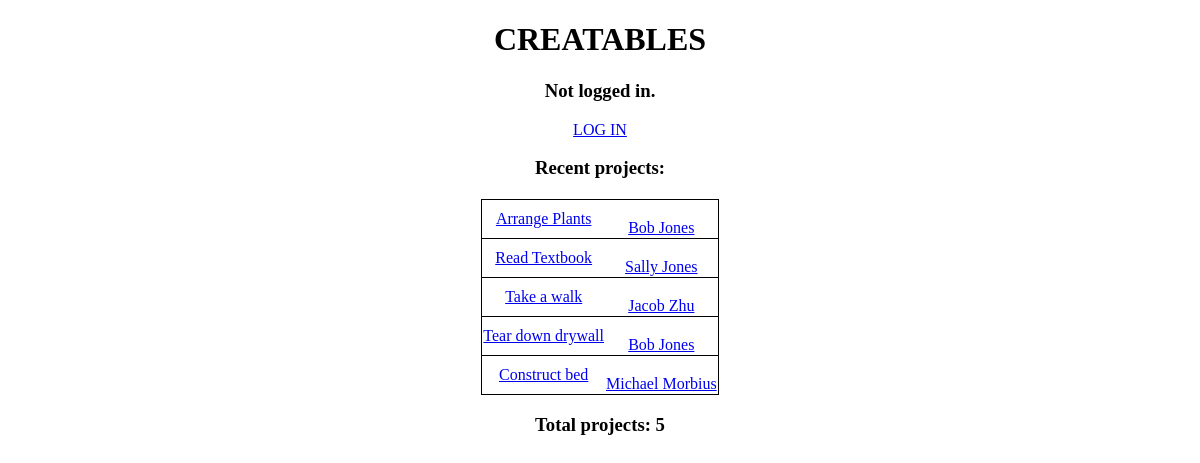
The page / on the database its author committed.
### tables this page shows
CREATE TABLE Projects_PostsProject (
    PID INTEGER PRIMARY KEY AUTO_INCREMENT,
    Name VARCHAR(60) NOT NULL,
    InstructionText VARCHAR(2500),
    Timestamp DATETIME DEFAULT CURRENT_TIMESTAMP,
    Username VARCHAR(40) NOT NULL,
    FOREIGN KEY (Username) REFERENCES Users(Username)
        ON DELETE CASCADE
        ON UPDATE CASCADE
);

### htdocs/api/config.php (called while the page is built, shortened)
<?php
$front_page_posts = 10;
?>

### htdocs/index.php (the view, shortened to what this page needs)
<?php
require("api/config.php");
$conn = new mysqli($db_address, $db_user, $db_pw, $db_name);
$query = "SELECT * FROM Projects_PostsProject ORDER BY Timestamp DESC LIMIT $front_page_posts";
$projects = $conn->query($query)->fetch_all(MYSQLI_ASSOC);
$query = "SELECT COUNT(*) FROM Projects_PostsProject";
$count = $conn->query($query)->fetch_all()[0][0];
$logged_in = isset($_SESSION["username"]);
?>
<!DOCTYPE html>
<html lang="en">
<head>
</head>
<body>
    <h1>CREATABLES</h1>
    <?php
    if (!$logged_in) {
        echo("<h3>Not logged in.</h3>");
        echo('<a href="login.php">LOG IN</a>');
    } else {
        echo('<h3>Logged in as <a href="profile.php?u='.urlencode($_SESSION["username"]).'">'.$_SESSION["username"]
            .'</a></h3>');
        echo('<a href="api/logout.php">LOG OUT</a>');
    }
    ?>
    <h3>Recent projects:</h3>
    <table class="center">
        <tbody>
        <?php
        foreach ($projects as $project) {
            echo("<tr>");
            echo('<td><a href="project_viewer.php?id='.$project["PID"].'">');
            echo($project["Name"]."</a></td>");
            echo('<td><br><a href="profile.php?u='.urlencode($project["Username"]).'">'.$project["Username"]);
            echo("</a></td></tr>");
        }
        ?>
        </tbody>
    </table>
<h3>Total projects: <?= $count ?></h3>
</body>
</html>

### htdocs/index.php (style rules this page uses)
body { text-align: center; }
table { border: 1px solid black; border-collapse: collapse; margin-top: 20px; }
td { border-top: 1px solid black; border-bottom: 1px solid black; border-collapse: collapse; }
.center { margin-left: auto; margin-right: auto; }

### rows shown on the page
projects_postsproject: Name "Arrange Plants", Username "Bob Jones"
projects_postsproject: Name "Read Textbook", Username "Sally Jones"
projects_postsproject: Name "Take a walk", Username "Jacob Zhu"
projects_postsproject: Name "Tear down drywall", Username "Bob Jones"
projects_postsproject: Name "Construct bed", Username "Michael Morbius"

### other values the page prints
$count "5"
